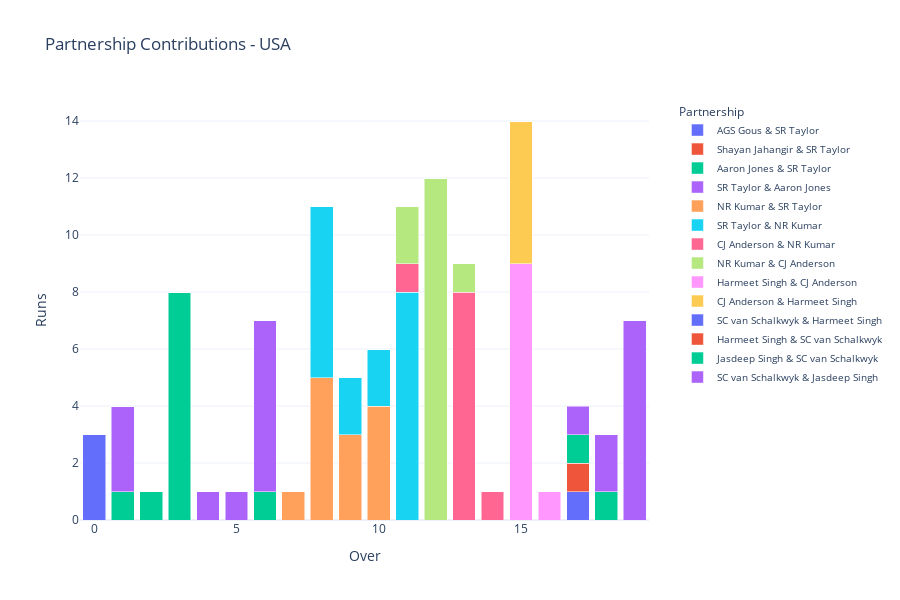

Here is the notebook cell this chart was saved with:
### Markdown cell above
The partnership contributions graph for India shows the runs scored by various batting partnerships over each over. Notably, the partnerships of RG Sharma & RR Pant and SA Yadav & S Dube were particularly productive, especially in the middle and death overs, contributing significantly to the team’s total.

Now, let’s have a look at the partnership contributions in the USA’s innings:

### Code cell
# Separate data for India and USA
india_partnership_data = data[data['team'] == 'India'].groupby(['over', 'batter', 'non_striker'])['runs_total'].sum().reset_index()
usa_partnership_data = data[data['team'] == 'United States of America'].groupby(['over', 'batter', 'non_striker'])['runs_total'].sum().reset_index()

# Create pivot tables for better visualization
india_partnership_pivot = india_partnership_data.pivot(index='over', columns=['batter', 'non_striker'], values='runs_total').fillna(0)
usa_partnership_pivot = usa_partnership_data.pivot(index='over', columns=['batter', 'non_striker'], values='runs_total').fillna(0)

# Reset index and handle multi-level columns before melting for USA
usa_partnership_pivot.columns = ['_'.join(col).strip() for col in usa_partnership_pivot.columns.values]
usa_partnership_long = usa_partnership_pivot.reset_index().melt(id_vars='over', var_name='batter_non_striker', value_name='runs_total')
usa_partnership_long[['batter', 'non_striker']] = usa_partnership_long['batter_non_striker'].str.split('_', expand=True)
usa_partnership_long.drop(columns=['batter_non_striker'], inplace=True)

# Create a stacked bar chart for USA
fig = go.Figure()

# Add bars for each partnership
for batter_non_striker in usa_partnership_pivot.columns:
    batter, non_striker = batter_non_striker.split('_')
    partnership_data = usa_partnership_long[(usa_partnership_long['batter'] == batter) & (usa_partnership_long['non_striker'] == non_striker)]
    fig.add_trace(go.Bar(
        x=partnership_data['over'],
        y=partnership_data['runs_total'],
        name=f'{batter} & {non_striker}'
    ))

fig.update_layout(
    title='Partnership Contributions - USA',
    xaxis_title='Over',
    yaxis_title='Runs',
    barmode='stack',
    template='plotly_white',
    legend_title='Partnership',
    legend=dict(
        x=1.05,
        y=1,
        traceorder='normal',
        font=dict(size=10)
    ),
    autosize=False,
    width=900,
    height=600
)

fig.show()

### Figure 1 — Plotly figure (JSON) as saved in the notebook; plotly's stock layout.template omitted (floating-point values rounded to 4 significant figures)
{"data": [{"name": "AGS Gous & SR Taylor", "type": "bar", "x": [0, 1, 2, 3, 4, 5, 6, 7, 8, 9, 10, 11, 12, 13, 14, 15, 16, 17, 18, 19], "y": [3, 0, 0, 0, 0, 0, 0, 0, 0, 0, 0, 0, 0, 0, 0, 0, 0, 0, 0, 0]}, {"name": "Shayan Jahangir & SR Taylor", "type": "bar", "x": [0, 1, 2, 3, 4, 5, 6, 7, 8, 9, 10, 11, 12, 13, 14, 15, 16, 17, 18, 19], "y": [0, 0, 0, 0, 0, 0, 0, 0, 0, 0, 0, 0, 0, 0, 0, 0, 0, 0, 0, 0]}, {"name": "Aaron Jones & SR Taylor", "type": "bar", "x": [0, 1, 2, 3, 4, 5, 6, 7, 8, 9, 10, 11, 12, 13, 14, 15, 16, 17, 18, 19], "y": [0, 1, 1, 8, 0, 0, 1, 0, 0, 0, 0, 0, 0, 0, 0, 0, 0, 0, 0, 0]}, {"name": "SR Taylor & Aaron Jones", "type": "bar", "x": [0, 1, 2, 3, 4, 5, 6, 7, 8, 9, 10, 11, 12, 13, 14, 15, 16, 17, 18, 19], "y": [0, 3, 0, 0, 1, 1, 6, 0, 0, 0, 0, 0, 0, 0, 0, 0, 0, 0, 0, 0]}, {"name": "NR Kumar & SR Taylor", "type": "bar", "x": [0, 1, 2, 3, 4, 5, 6, 7, 8, 9, 10, 11, 12, 13, 14, 15, 16, 17, 18, 19], "y": [0, 0, 0, 0, 0, 0, 0, 1, 5, 3, 4, 0, 0, 0, 0, 0, 0, 0, 0, 0]}, {"name": "SR Taylor & NR Kumar", "type": "bar", "x": [0, 1, 2, 3, 4, 5, 6, 7, 8, 9, 10, 11, 12, 13, 14, 15, 16, 17, 18, 19], "y": [0, 0, 0, 0, 0, 0, 0, 0, 6, 2, 2, 8, 0, 0, 0, 0, 0, 0, 0, 0]}, {"name": "CJ Anderson & NR Kumar", "type": "bar", "x": [0, 1, 2, 3, 4, 5, 6, 7, 8, 9, 10, 11, 12, 13, 14, 15, 16, 17, 18, 19], "y": [0, 0, 0, 0, 0, 0, 0, 0, 0, 0, 0, 1, 0, 8, 1, 0, 0, 0, 0, 0]}, {"name": "NR Kumar & CJ Anderson", "type": "bar", "x": [0, 1, 2, 3, 4, 5, 6, 7, 8, 9, 10, 11, 12, 13, 14, 15, 16, 17, 18, 19], "y": [0, 0, 0, 0, 0, 0, 0, 0, 0, 0, 0, 2, 12, 1, 0, 0, 0, 0, 0, 0]}, {"name": "Harmeet Singh & CJ Anderson", "type": "bar", "x": [0, 1, 2, 3, 4, 5, 6, 7, 8, 9, 10, 11, 12, 13, 14, 15, 16, 17, 18, 19], "y": [0, 0, 0, 0, 0, 0, 0, 0, 0, 0, 0, 0, 0, 0, 0, 9, 1, 0, 0, 0]}, {"name": "CJ Anderson & Harmeet Singh", "type": "bar", "x": [0, 1, 2, 3, 4, 5, 6, 7, 8, 9, 10, 11, 12, 13, 14, 15, 16, 17, 18, 19], "y": [0, 0, 0, 0, 0, 0, 0, 0, 0, 0, 0, 0, 0, 0, 0, 5, 0, 0, 0, 0]}, {"name": "SC van Schalkwyk & Harmeet Singh", "type": "bar", "x": [0, 1, 2, 3, 4, 5, 6, 7, 8, 9, 10, 11, 12, 13, 14, 15, 16, 17, 18, 19], "y": [0, 0, 0, 0, 0, 0, 0, 0, 0, 0, 0, 0, 0, 0, 0, 0, 0, 1, 0, 0]}, {"name": "Harmeet Singh & SC van Schalkwyk", "type": "bar", "x": [0, 1, 2, 3, 4, 5, 6, 7, 8, 9, 10, 11, 12, 13, 14, 15, 16, 17, 18, 19], "y": [0, 0, 0, 0, 0, 0, 0, 0, 0, 0, 0, 0, 0, 0, 0, 0, 0, 1, 0, 0]}, {"name": "Jasdeep Singh & SC van Schalkwyk", "type": "bar", "x": [0, 1, 2, 3, 4, 5, 6, 7, 8, 9, 10, 11, 12, 13, 14, 15, 16, 17, 18, 19], "y": [0, 0, 0, 0, 0, 0, 0, 0, 0, 0, 0, 0, 0, 0, 0, 0, 0, 1, 1, 0]}, {"name": "SC van Schalkwyk & Jasdeep Singh", "type": "bar", "x": [0, 1, 2, 3, 4, 5, 6, 7, 8, 9, 10, 11, 12, 13, 14, 15, 16, 17, 18, 19], "y": [0, 0, 0, 0, 0, 0, 0, 0, 0, 0, 0, 0, 0, 0, 0, 0, 0, 1, 2, 7]}], "layout": {"autosize": false, "barmode": "stack", "height": 600, "legend": {"font": {"size": 10}, "title": {"text": "Partnership"}, "traceorder": "normal", "x": 1.05, "y": 1}, "title": {"text": "Partnership Contributions - USA"}, "width": 900, "xaxis": {"autorange": true, "range": [-0.5, 19.5], "title": {"text": "Over"}, "type": "linear"}, "yaxis": {"autorange": true, "range": [0, 14.74], "title": {"text": "Runs"}, "type": "linear"}}}
